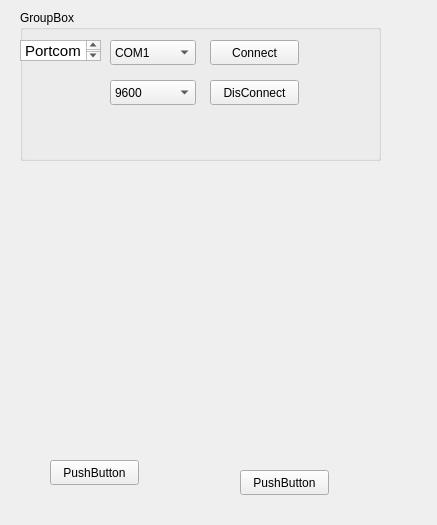
<?xml version="1.0" encoding="UTF-8"?>
<ui version="4.0">
 <class>Form</class>
 <widget class="QWidget" name="Form">
  <property name="geometry">
   <rect>
    <x>0</x>
    <y>0</y>
    <width>437</width>
    <height>525</height>
   </rect>
  </property>
  <property name="windowTitle">
   <string>Form</string>
  </property>
  <widget class="QWidget" name="verticalLayoutWidget">
   <property name="geometry">
    <rect>
     <x>40</x>
     <y>180</y>
     <width>321</width>
     <height>271</height>
    </rect>
   </property>
   <layout class="QVBoxLayout" name="verticalLayout"/>
  </widget>
  <widget class="QPushButton" name="pushButton">
   <property name="geometry">
    <rect>
     <x>50</x>
     <y>460</y>
     <width>89</width>
     <height>25</height>
    </rect>
   </property>
   <property name="text">
    <string>PushButton</string>
   </property>
  </widget>
  <widget class="QGroupBox" name="groupBox">
   <property name="geometry">
    <rect>
     <x>20</x>
     <y>10</y>
     <width>361</width>
     <height>151</height>
    </rect>
   </property>
   <property name="title">
    <string>GroupBox</string>
   </property>
   <widget class="QComboBox" name="comboBox">
    <property name="geometry">
     <rect>
      <x>90</x>
      <y>30</y>
      <width>86</width>
      <height>25</height>
     </rect>
    </property>
    <item>
     <property name="text">
      <string>COM1</string>
     </property>
    </item>
    <item>
     <property name="text">
      <string>COM2</string>
     </property>
    </item>
   </widget>
   <widget class="QPushButton" name="pushButton_3">
    <property name="geometry">
     <rect>
      <x>190</x>
      <y>30</y>
      <width>89</width>
      <height>25</height>
     </rect>
    </property>
    <property name="text">
     <string>Connect</string>
    </property>
   </widget>
   <widget class="QPushButton" name="pushButton_4">
    <property name="geometry">
     <rect>
      <x>190</x>
      <y>70</y>
      <width>89</width>
      <height>25</height>
     </rect>
    </property>
    <property name="text">
     <string>DisConnect</string>
    </property>
   </widget>
   <widget class="QComboBox" name="comboBox_2">
    <property name="geometry">
     <rect>
      <x>90</x>
      <y>70</y>
      <width>86</width>
      <height>25</height>
     </rect>
    </property>
    <item>
     <property name="text">
      <string>9600</string>
     </property>
    </item>
    <item>
     <property name="text">
      <string>11520</string>
     </property>
    </item>
    <item>
     <property name="text">
      <string>17500</string>
     </property>
    </item>
   </widget>
   <widget class="QTextEdit" name="textEdit">
    <property name="geometry">
     <rect>
      <x>0</x>
      <y>30</y>
      <width>81</width>
      <height>21</height>
     </rect>
    </property>
    <property name="html">
     <string>&lt;!DOCTYPE HTML PUBLIC &quot;-//W3C//DTD HTML 4.0//EN&quot; &quot;http://www.w3.org/TR/REC-html40/strict.dtd&quot;&gt;
&lt;html&gt;&lt;head&gt;&lt;meta name=&quot;qrichtext&quot; content=&quot;1&quot; /&gt;&lt;style type=&quot;text/css&quot;&gt;
p, li { white-space: pre-wrap; }
&lt;/style&gt;&lt;/head&gt;&lt;body style=&quot; font-family:'Ubuntu'; font-size:11pt; font-weight:400; font-style:normal;&quot;&gt;
&lt;p style=&quot; margin-top:0px; margin-bottom:0px; margin-left:0px; margin-right:0px; -qt-block-indent:0; text-indent:0px;&quot;&gt;Portcom&lt;/p&gt;&lt;/body&gt;&lt;/html&gt;</string>
    </property>
   </widget>
  </widget>
  <widget class="QPushButton" name="pushButton_2">
   <property name="geometry">
    <rect>
     <x>240</x>
     <y>470</y>
     <width>89</width>
     <height>25</height>
    </rect>
   </property>
   <property name="text">
    <string>PushButton</string>
   </property>
  </widget>
 </widget>
 <resources/>
 <connections/>
</ui>
